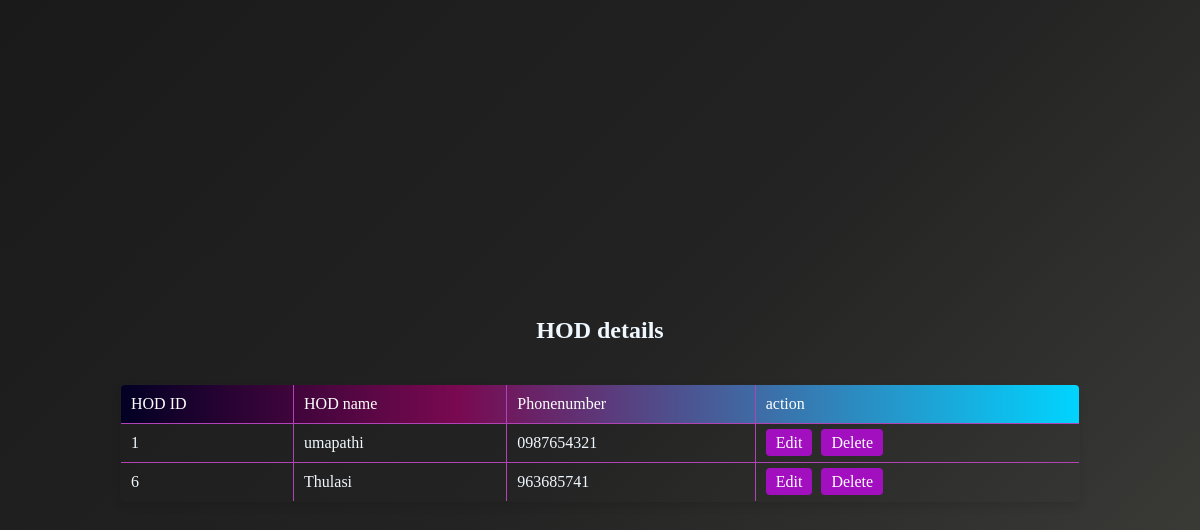
The app's page /viewhod with its own data.
### tables this page shows
CREATE TABLE hod
(hod_id integer primary key autoincrement,
hod_name text,
phonenumber text);

### application.py (the view)
@app.route('/viewhod')
def viewhoddetails():
    rows = hoddetails()
    print(rows)
    return render_template('view_hod.html',rows = rows)

### crud_operations.py (called while the page is built)
def hoddetails():
    con = sqlite3.connect('mywebsite.db')
    cur = con.cursor()
    sql = f"select * from hod"
    cur.execute(sql)
    h = cur.fetchall()
    return h

### templates/view_hod.html (shortened to what this page needs)
<!DOCTYPE html>
<html lang="en">
<head>
        <link rel="stylesheet" href="/static/css/view.css">
</head>
<body>
<h2>HOD details</h2>
<table border = 4>
    <thead>
    <td>HOD ID</td>
    <td>HOD name</td>
    <td>Phonenumber</td>
    <td colspan="2">action</td>
    </thead>
    {% for row in rows %}
    <tr>
        <td>{{row[0]}}</td>
        <td>{{row[1]}}</td>
        <td>{{row[2]}}</td>
        <td><a href = "{{row[0]}}/hedit">Edit</a> <a href = "{{row[0]}}/hdelete">Delete</a> </td>
    </tr>
    {% endfor %}
</html>

### static/css/view.css (style rules this page uses)
body { font-family: 'Dancing Script', cursive; background: linear-gradient(135deg,#1a1a1a,#232323,#42423e); color: #444444; display: flex; flex-direction: column; align-items: center; justify-content: center; min-height: 100vh; margin: 0; padding: 0; color: aliceblue; }
h2 { margin-bottom: 20px; }
table { width: 80%; border-collapse: collapse; margin-top: 20px; box-shadow: 0 4px 8px rgba(0, 0, 0, 0.1); border-radius: 5px; overflow: hidden; border-color: #b144b4; }
table, th, td { border: 1px solid #b144b4; }
thead { color: #ffffff; background: rgb(2,0,36); background: linear-gradient(90deg, rgba(2,0,36,1) 0%, rgba(121,9,81,1) 35%, rgba(0,212,255,1) 100%); }
th, td { padding: 10px; text-align: left; }
a { color: #fff; background-color:rgb(161, 15, 190); padding: 5px 10px; border-radius: 4px; text-decoration: none; margin-right: 5px; transition: background-color 0.3s; }

### records on screen
hod: hod_id "1", hod_name "umapathi", phonenumber "0987654321"
hod: hod_id "6", hod_name "Thulasi", phonenumber "963685741"
